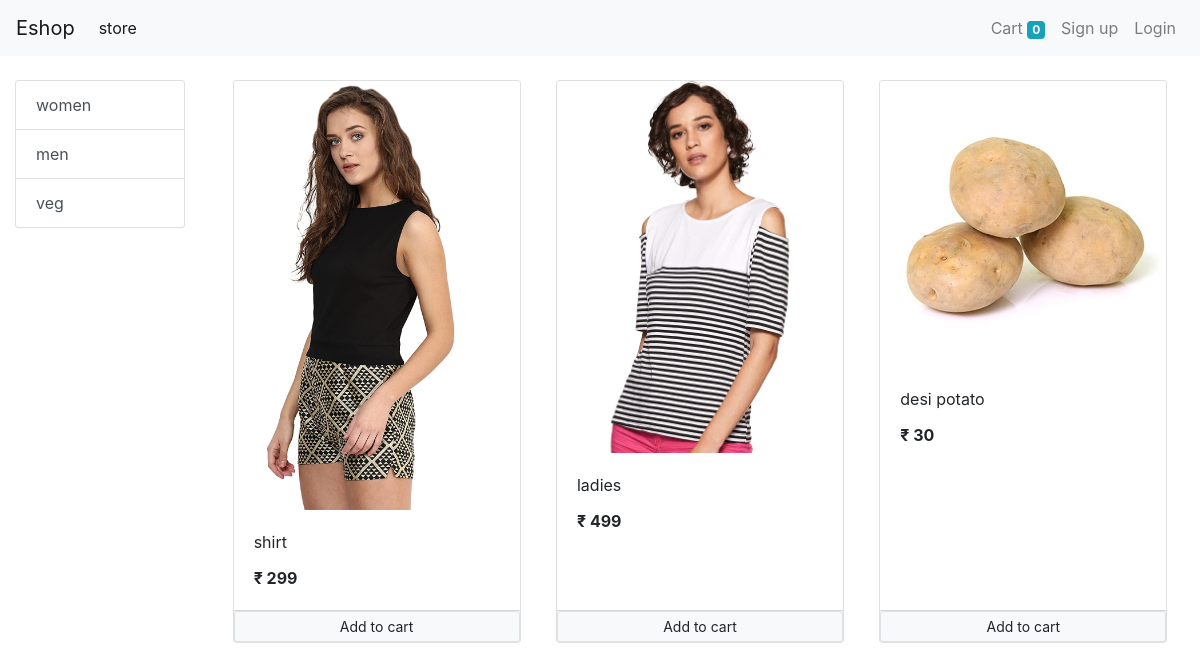
/index/?category=1, run on the app's committed database.
### store/models/category.py (models this page shows, shortened)
class Category(models.Model):
    user_name = models.CharField(max_length=100)
    @staticmethod
    def get_all_categories():
        return Category.objects.all()

### store/models/product.py (models this page shows, shortened)
class Product(models.Model):
    user_name = models.CharField(max_length=100)
    price = models.IntegerField(default=0)
    category = models.ForeignKey(Category,on_delete= models.CASCADE , default=1)
    description = models.CharField(max_length=50,default='',null=True,blank=True)
    image = models.ImageField(upload_to ='uploads/')
    @staticmethod
    def get_all_product_by_id(category_id):
        if category_id:
            return Product.objects.filter(category = category_id)
        else:
            return Product.get_all_product()

### store/views.py (the view, shortened to what this page needs)
# urls.py: path('index/',Index.as_view(),name = 'homepage'),
class Index(View):
    def get(self,request):
        cart = request.session.get('cart')
        if not cart:
            request.session['cart']={}
        products = None
        categorys = Category.get_all_categories()
        categoryID = request.GET.get('category')
        if categoryID:
            products = Product.get_all_product_by_id(categoryID)
        else:
            products = Product.get_all_product()
        data = {}
        data['products'] =  products
        data['categorys'] = categorys
        return render(request, 'index.html', data)

### store/templatetags/cart.py (called while the page is built)
@register.filter(name='is_in_cart')
def is_in_cart(x,cart):
    keys=cart.keys()
    for id in keys:
        if int(id) == (x.id):
            return True
    return False

### store/templatetags/custom_filter.py (called while the page is built)
@register.filter(name='currency')
def currency(number):
        return "₹ " + str(number)

### store/templates/index.html (shortened to what this page needs)
{% extends 'base.html' %}
{% block content %}
{% load cart %}
{% load custom_filter %}
<div class="container-fluid mt-4">
    <div class = "row">
        <div class ="col-lg-2 mx-auto">
            <div class="list-group">
                {% for category in categorys %}
                <a href="?category={{category.id}}"
					class="list-group-item list-group-item-action">{{category.user_name}}</a>
                {% endfor %}
            </div>
        </div>
            <div id = 'products ' class = "col-lg-10 mx-auto">
                <div class="row mx-auto" >
                    {% for x in products %}
                    <div class="card mx-auto mb-2" id ="{{x.id}}" style="width: 18rem;">
                        <img class="card-img-top" src="{{x.image.url}}" alt="Card image cap">
                        <div class="card-body">
                            <p class="card-title">{{x.user_name}}</p>
                            <p class="card-text"><b>{{x.price|currency}}</b></p>
                        </div>
                        <div class ="card-footer p-0 ">
                            {%if x|is_in_cart:request.session.cart %}
                            <div class="row no-gutters">
                                <form action="#{{x.id}}"class="col-2" method = "POST">
                                    {% csrf_token %}
                                    <input hidden type="text" name= 'product' value ='{{x.id}}'>
                                    <input hidden type="text" name= 'remove' value ='True'>
                                    <input type = "submit" value = "-" class="col-2 btn btn-block btn-secondary">
                                </form>                                <div class = "text-center col">{{x|cart_quantity:request.session.cart}}in cart</div>
                            <form action="#{{x.id}}"class="col-2" method = "POST">
                                {% csrf_token %}
                                <input hidden type="text" name= 'product' value ='{{x.id}}'>
                                <input type = "submit" value = "+" class="col-2 btn btn-block btn-secondary">
                            </form>
                            </div>
                            {%else%}
                            <form action="#{{x.id}}" method = "POST" class = "btn-block">
                                <input type="submit"class="btn btn-light border btn-sm form-control" value = "Add to cart">
                            </form>
                            {%endif%}
                        </div>
                </div>
                {% endfor %}
        </div>
    </div>
</div>
{% endblock %}

### data on the page
Category: user_name "women"
Category: user_name "men"
Category: user_name "veg"
Product: {{ x.id }} 1 (drawn), image (picture), user_name "shirt", price "₹ 299"
Product: image (picture), user_name "ladies", price "₹ 499"
Product: image (picture), user_name "desi potato", price "₹ 30"

### other printed values
{{ request.session.cart.keys|length }} "0"
